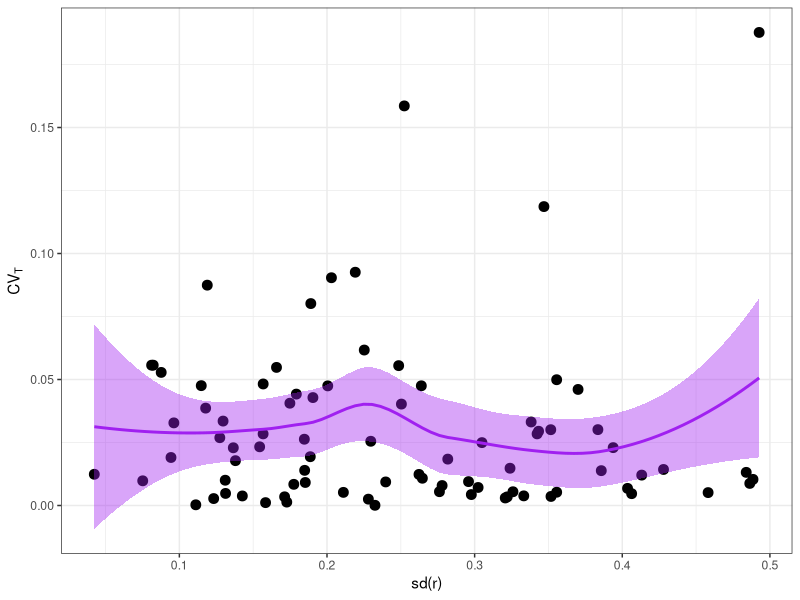

This chart was generated by the following R code:
####
#### PLOT RESULTS FROM VARYING-r SIMULATIONS
####

library(ggplot2)

cv <- read.csv("CV_rVary.csv")
sdr <- read.csv("rSD_rVary.csv")
pgrs <- read.csv("pgrs_rVary.csv")

tmpI <- which(pgrs<0, arr.ind = TRUE)[,1]

plotD <- as.data.frame(cbind(cv[,2], sdr[,2]))
colnames(plotD) <- c("cv", "sdr")

ggplot(plotD[-tmpI,], aes(x=sdr, y=cv))+
  geom_point(shape=19, size=3)+
  geom_smooth(color="purple", size=1, fill="purple", method="loess")+
  theme_bw()+
  xlab("sd(r)")+
  ylab(expression(CV[T]))
